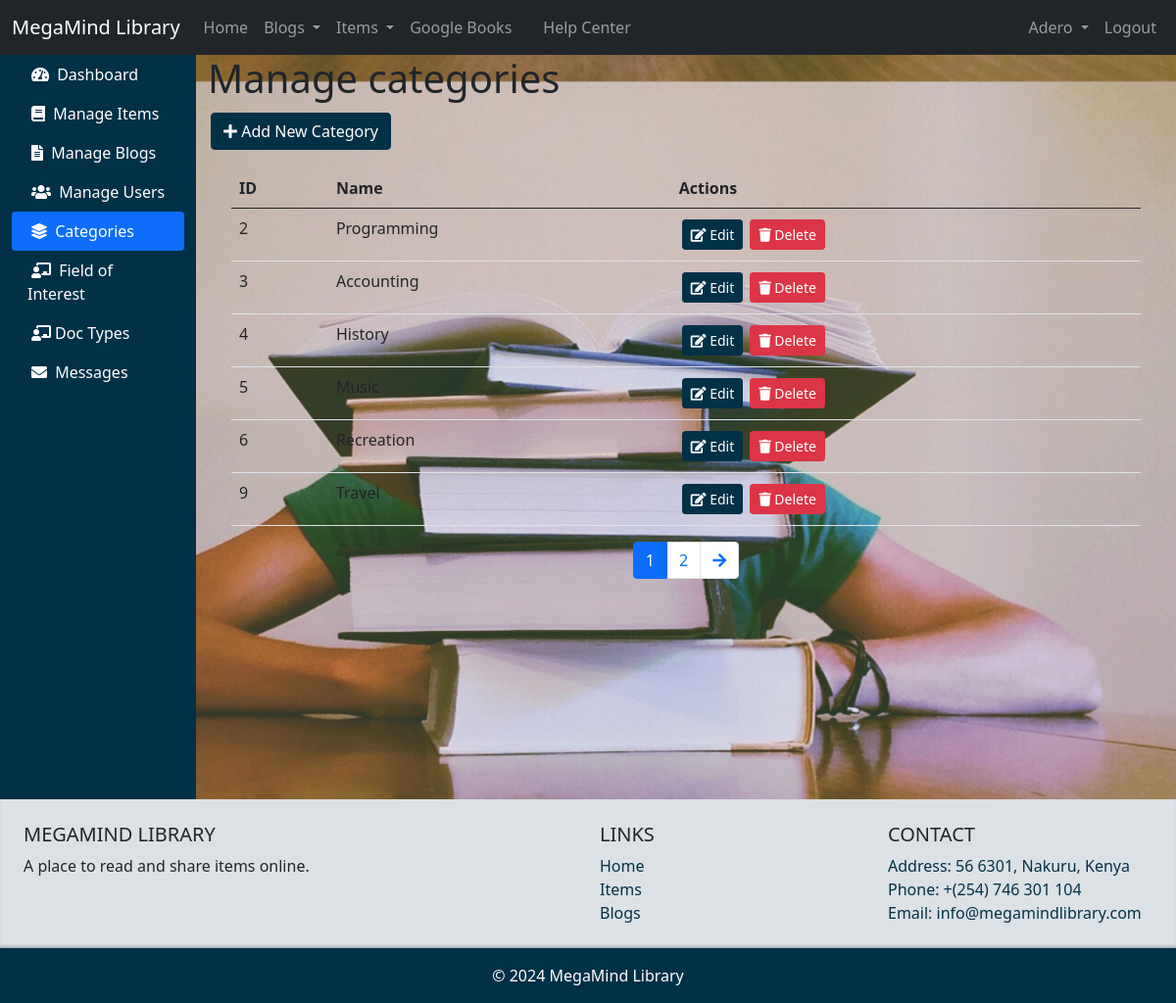
/Admin/admin_dashboard.php?tab=categories (signed in), run on the app's committed database.
### tables this page shows
CREATE TABLE `categories` (
  `id` int(15) NOT NULL,
  `category_name` varchar(255) NOT NULL
);

### inc/functions.php (called while the page is built, shortened)
<?php
include "config.php";
function getTotalCategories()
{
    global $conn;
    $result = mysqli_query($conn, "SELECT COUNT(*) FROM categories");
    $row = mysqli_fetch_array($result);
    return $row[0];
}
function getCategoriesByPage($offset, $limit)
{
    global $conn;
    $result = mysqli_query($conn, "SELECT * FROM categories ORDER BY id ASC LIMIT $offset, $limit");
    $rows = array();
    while ($row = mysqli_fetch_assoc($result)) {
        $rows[] = $row;
    }
    return $result;
}

### Admin/manage_categories.php (the view, shortened to what this page needs)
<?php
$records_per_page = 6;
$current_page = isset($_GET['page']) ? $_GET['page'] : 1;
$offset = ($current_page - 1) * $records_per_page;
$total_categories = getTotalCategories();
$total_pages = ceil($total_categories / $records_per_page);
$categories = getCategoriesByPage($offset, $records_per_page);
?>
<h1>Manage categories</h1>
<div class="mb-3">
    <a href="./category_upload.php" class="btn btn-primary"><i class="fas fa-plus"></i> Add New Category</a>
</div>
<div class="container" style="min-height: 50vh;">
    <table class="table table-hover">
        <thead>
            <tr>
                <th>ID</th>
                <th>Name</th>
                <th>Actions</th>
            </tr>
        </thead>
        <tbody>
            <?php foreach ($categories as $category) { ?>
                <tr>
                    <td><?php echo $category['id']; ?></td>
                    <td><?php echo $category['category_name']; ?></td>
                    <td>
                        <a href="edit_category.php?id=<?php echo $category['id']; ?>" class="btn btn-sm btn-primary"><i class="fas fa-edit"></i> Edit</a>
                        <a href="delete_category.php?id=<?php echo $category['id']; ?>" class="btn btn-sm btn-danger"><i class="fas fa-trash"></i> Delete</a>
                    </td>
                </tr>
            <?php } ?>
        </tbody>
    </table>
    <nav aria-label="Page navigation">
        <ul class="pagination justify-content-center">
            <?php for ($i = 1; $i <= $total_pages; $i++) { ?>
                <li class="page-item <?php echo $current_page == $i ? 'active' : ''; ?>"><a class="page-link" href="?tab=categories&page=<?php echo $i; ?>"><?php echo $i; ?></a></li>
            <?php } ?>
            <?php if ($current_page < $total_pages) { ?>
                <li class="page-item"><a class="page-link" href="?tab=categories&page=<?php echo $current_page + 1; ?>"><i class="fa fa-arrow-right" aria-hidden="true"></i></a></li>
            <?php } ?>
        </ul>
    </nav>
</div>

### css/style.css (style rules this page uses)
body::before { content: ""; position: fixed; top: 0; right: 0; bottom: 0; left: 0; z-index: -1; background-image: url(./images/item_images/item-2.jpg); background-size: 100%; background-position: center center; background-attachment: fixed; opacity: 1; }
body { background-color: #f7f7f7; }
.btn-primary { background-color: #023047; border-color: #023047; margin: 3px; }

### data on the page
categories: id "2", category_name "Programming"
categories: id "3", category_name "Accounting"
categories: id "4", category_name "History"
categories: id "5", category_name "Music"
categories: id "6", category_name "Recreation"
categories: id "9", category_name "Travel"

### other printed values
$_SESSION["username"] "Adero"
